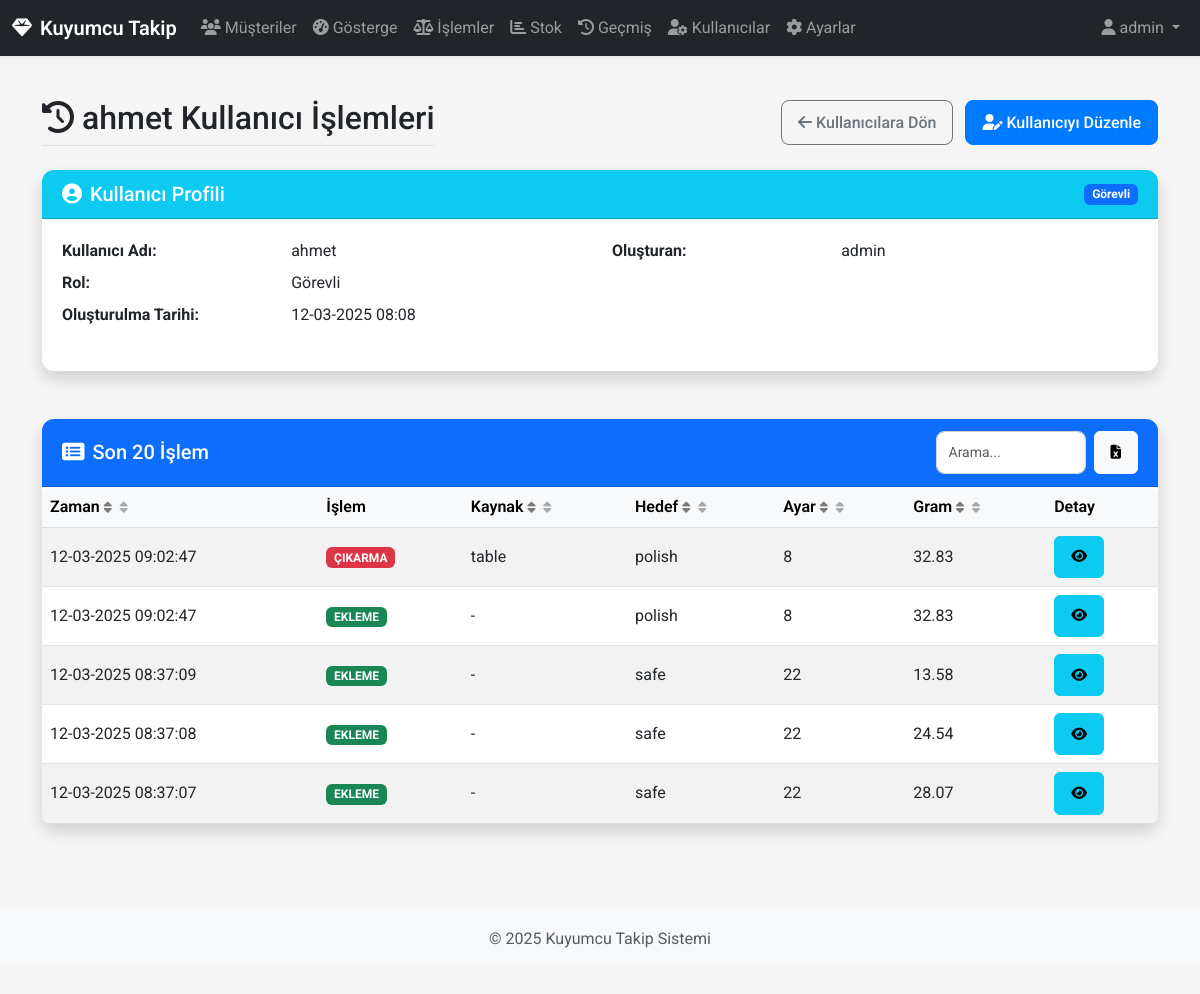
The page /users/2/operations (signed in) on the database its author committed.
### app/models/database.py (models this page shows, shortened)
class User(db.Model, UserMixin):
    __tablename__ = 'users'
    id = db.Column(db.Integer, primary_key=True)
    username = db.Column(db.String(64), unique=True, nullable=False)
    password_hash = db.Column(db.String(128), nullable=False)
    is_admin = db.Column(db.Boolean, default=False)
    role = db.Column(db.String(20), default='staff')
    created_by_id = db.Column(db.Integer, db.ForeignKey('users.id'))
    created_at = db.Column(db.DateTime, default=datetime.utcnow)
    created_by = db.relationship('User', remote_side=[id], backref=db.backref('created_users', lazy='dynamic'))
    def has_role(self, role):
        if self.is_admin:
            return True
        if role == 'manager' and self.role == 'manager':
            return True
        if role == 'staff' and (self.role == 'manager' or self.role == 'staff'):
            return True
        return False

class Operation(db.Model):
    __tablename__ = 'operations'
    id = db.Column(db.Integer, primary_key=True)
    timestamp = db.Column(db.DateTime, default=datetime.utcnow, nullable=False)
    operation_type = db.Column(db.String(20), nullable=False)
    user_id = db.Column(db.Integer, db.ForeignKey('users.id'))
    source_region_id = db.Column(db.Integer, db.ForeignKey('regions.id'))
    target_region_id = db.Column(db.Integer, db.ForeignKey('regions.id'))
    setting_id = db.Column(db.Integer, db.ForeignKey('settings.id'), nullable=False)
    gram = db.Column(db.Float, nullable=False)
    source_region = db.relationship('Region', foreign_keys=[source_region_id])
    target_region = db.relationship('Region', foreign_keys=[target_region_id])
    setting = db.relationship('Setting')
    user = db.relationship('User', backref=db.backref('operations', lazy='dynamic'))

class Region(db.Model):
    __tablename__ = 'regions'
    id = db.Column(db.Integer, primary_key=True)
    name = db.Column(db.String(20), unique=True, nullable=False)

class Setting(db.Model):
    __tablename__ = 'settings'
    id = db.Column(db.Integer, primary_key=True)
    name = db.Column(db.String(10), unique=True, nullable=False)
    purity_per_thousand = db.Column(db.Integer, nullable=False, default=916)  # Varsayılan değer 22 ayar için

### app/routes/views.py (the view)
@main_bp.route('/users/<int:user_id>/operations')
@login_required
def user_operations(user_id):
    user = User.query.get_or_404(user_id)
    if not current_user.has_role('manager') and current_user.id != user_id:
        flash('Bu sayfaya erişim yetkiniz yok!', 'danger')
        return redirect(url_for('main.dashboard'))
    operations = Operation.query.filter_by(user_id=user_id).order_by(Operation.timestamp.desc()).limit(20).all()
    return render_template('user_operations.html', user=user, operations=operations)

### app/routes/views.py (called while the page is built)
@login_manager.user_loader
def load_user(user_id):
    return User.query.get(int(user_id))

### app/templates/user_operations.html (shortened to what this page needs)
{% extends 'base.html' %}
{% block content %}
<div class="row mb-4">
    <div class="col">
        <div class="d-flex justify-content-between align-items-center flex-wrap">
            <h2 class="border-bottom pb-2 mb-0">
                <i class="fas fa-history me-2"></i>{{ user.username }} Kullanıcı İşlemleri
            </h2>
            <div class="mt-2 mt-md-0">
                <a href="{{ url_for('main.users') }}" class="btn btn-outline-secondary me-2">
                    <i class="fas fa-arrow-left me-1"></i><span class="d-none d-md-inline-block">Kullanıcılara Dön</span>
                </a>
                <a href="{{ url_for('main.user_edit', user_id=user.id) }}" class="btn btn-primary">
                    <i class="fas fa-user-edit me-1"></i><span class="d-none d-md-inline-block">Kullanıcıyı Düzenle</span>
                </a>
            </div>
        </div>
    </div>
</div>
<div class="row mb-4">
    <div class="col-12">
        <div class="card shadow">
            <div class="card-header bg-info text-white d-flex justify-content-between align-items-center">
                <h5 class="mb-0">
                    <i class="fas fa-user-circle me-2"></i>Kullanıcı Profili
                </h5>
                <span class="badge {% if user.is_admin %}bg-danger{% elif user.role == 'manager' %}bg-warning text-dark{% else %}bg-primary{% endif %}">
                    {% if user.is_admin %}Admin{% elif user.role == 'manager' %}Yönetici{% else %}Görevli{% endif %}
                </span>
            </div>
            <div class="card-body">
                <div class="row">
                    <div class="col-md-6">
                        <dl class="row">
                            <dt class="col-sm-5">Kullanıcı Adı:</dt>
                            <dd class="col-sm-7">{{ user.username }}</dd>
                            <dt class="col-sm-5">Rol:</dt>
                            <dd class="col-sm-7">
                                {% if user.is_admin %}Admin{% elif user.role == 'manager' %}Yönetici{% else %}Görevli{% endif %}
                            </dd>
                            <dt class="col-sm-5">Oluşturulma Tarihi:</dt>
                            <dd class="col-sm-7">{{ user.created_at.strftime('%d-%m-%Y %H:%M') }}</dd>
                        </dl>
                    </div>
                    <div class="col-md-6">
                        <dl class="row">
                            <dt class="col-sm-5">Oluşturan:</dt>
                            <dd class="col-sm-7">{{ user.created_by.username if user.created_by else '-' }}</dd>
                        </dl>
                    </div>
                </div>
            </div>
        </div>
    </div>
</div>
<div class="row">
    <div class="col-12">
        <div class="card shadow">
            <div class="card-header bg-primary text-white d-flex justify-content-between align-items-center">
                <h5 class="mb-0">
                    <i class="fas fa-list-alt me-2"></i>Son 20 İşlem
                </h5>
                <div class="d-flex align-items-center">
                    <input type="text" class="form-control form-control-sm me-2"
                           id="table-search"
                           placeholder="Arama..."
                           style="width: 150px;">
                    <button id="btn-export" class="btn btn-sm btn-light" title="Excel'e Aktar">
                        <i class="fas fa-file-excel"></i>
                    </button>
                </div>
            </div>
            <div class="card-body p-0">
                <div class="table-responsive">
                    <table class="table table-hover table-striped mb-0 table-sortable" id="operations-table">
                        <thead class="table-light">
                            <tr>
                                <th class="sortable" data-sort="date">Zaman <i class="fas fa-sort"></i></th>
                                <th>İşlem</th>
                                <th class="sortable" data-sort="source">Kaynak <i class="fas fa-sort"></i></th>
                                <th class="sortable" data-sort="target">Hedef <i class="fas fa-sort"></i></th>
                                <th class="sortable" data-sort="setting">Ayar <i class="fas fa-sort"></i></th>
                                <th class="sortable" data-sort="gram">Gram <i class="fas fa-sort"></i></th>
                                <th>Detay</th>
                            </tr>
                        </thead>
                        <tbody>
                            {% for operation in operations %}
                            <tr>
                                <td data-label="Zaman">{{ operation.timestamp.strftime('%d-%m-%Y %H:%M:%S') }}</td>
                                <td data-label="İşlem">
                                    <span class="badge {% if operation.operation_type == 'ADD' %}bg-success{% else %}bg-danger{% endif %}">
                                        {{ 'EKLEME' if operation.operation_type == 'ADD' else 'ÇIKARMA' }}
                                    </span>
                                </td>
                                <td data-label="Kaynak">{{ operation.source_region.name if operation.source_region else "-" }}</td>
                                <td data-label="Hedef">{{ operation.target_region.name if operation.target_region else "-" }}</td>
                                <td data-label="Ayar">{{ operation.setting.name }}</td>
                                <td data-label="Gram">{{ operation.gram }}</td>
                                <td data-label="Detay">
                                    <button class="btn btn-sm btn-info show-details"
                                            data-bs-toggle="modal"
                                            data-bs-target="#operationDetailModal"
                                            data-time="{{ operation.timestamp.strftime('%d-%m-%Y %H:%M:%S') }}"
                                            data-operation="{{ 'Ekleme' if operation.operation_type == 'ADD' else 'Çıkarma' }}"
                                            data-source="{{ operation.source_region.name if operation.source_region else '-' }}"
                                            data-target="{{ operation.target_region.name if operation.target_region else '-' }}"
                                            data-setting="{{ operation.setting.name }}"
                                            data-gram="{{ operation.gram }}">
                                        <i class="fas fa-eye"></i>
                                    </button>
                                </td>
                            </tr>
                            {% endfor %}
                        </tbody>
                    </table>
                </div>
            </div>
        </div>
    </div>
</div>
{% endblock %}

### app/templates/base.html (shortened to what this page needs)
<!DOCTYPE html>
<html lang="tr">
<head>
    <link href="https://cdn.jsdelivr.net/npm/bootstrap@5.3.0/dist/css/bootstrap.min.css" rel="stylesheet">
    <link rel="stylesheet" href="https://cdnjs.cloudflare.com/ajax/libs/font-awesome/6.4.0/css/all.min.css">
    <link rel="stylesheet" href="{{ url_for('static', filename='css/style.css') }}">
    <link rel="stylesheet" href="{{ url_for('static', filename='css/mobile.css') }}">
</head>
<body>
    {% if current_user.is_authenticated %}
    <nav class="navbar navbar-expand-lg navbar-dark bg-dark fixed-top">
        <div class="container-fluid">
            <a class="navbar-brand d-flex align-items-center" href="{{ url_for('main.dashboard') }}">
                <i class="fas fa-gem me-2"></i>Kuyumcu Takip
            </a>
            <div class="collapse navbar-collapse" id="navbarNav">
                <ul class="navbar-nav me-auto">
                    <li class="nav-item">
                        <a class="nav-link {% if request.endpoint == 'main.customers' %}active{% endif %}" href="{{ url_for('main.customers') }}">
                            <i class="fas fa-users nav-icon"></i>
                            <span class="nav-text">Müşteriler</span>
                        </a>
                    </li>
                    <li class="nav-item">
                        <a class="nav-link {% if request.endpoint == 'main.dashboard' %}active{% endif %}" href="{{ url_for('main.dashboard') }}">
                            <i class="fas fa-tachometer-alt nav-icon"></i>
                            <span class="nav-text">Gösterge</span>
                        </a>
                    </li>
                    <li class="nav-item">
                        <a class="nav-link {% if request.endpoint == 'main.operations' %}active{% endif %}" href="{{ url_for('main.operations') }}">
                            <i class="fas fa-balance-scale nav-icon"></i>
                            <span class="nav-text">İşlemler</span>
                        </a>
                    </li>
                    <li class="nav-item">
                        <a class="nav-link {% if request.endpoint == 'main.stock' %}active{% endif %}" href="{{ url_for('main.stock') }}">
                            <i class="fas fa-chart-bar nav-icon"></i>
                            <span class="nav-text">Stok</span>
                        </a>
                    </li>
                    <li class="nav-item">
                        <a class="nav-link {% if request.endpoint == 'main.history' %}active{% endif %}" href="{{ url_for('main.history') }}">
                            <i class="fas fa-history nav-icon"></i>
                            <span class="nav-text">Geçmiş</span>
                        </a>
                    </li>
                    {% if current_user.has_role('manager') %}
                    <li class="nav-item">
                        <a class="nav-link {% if request.endpoint == 'main.users' %}active{% endif %}" href="{{ url_for('main.users') }}">
                            <i class="fas fa-user-cog nav-icon"></i>
                            <span class="nav-text">Kullanıcılar</span>
                        </a>
                    </li>
                    {% endif %}
                    {% if current_user.is_admin %}
                    <li class="nav-item">
                        <a class="nav-link {% if request.endpoint == 'main.settings' %}active{% endif %}" href="{{ url_for('main.settings') }}">
                            <i class="fas fa-cog nav-icon"></i>
                            <span class="nav-text">Ayarlar</span>
                        </a>
                    </li>
                    {% endif %}
                </ul>
                <div class="navbar-nav d-flex align-items-center">
                    <div class="nav-item dropdown">
                        <a class="nav-link dropdown-toggle" href="#" id="navbarDropdown" role="button" data-bs-toggle="dropdown">
                            <i class="fas fa-user me-1"></i><span class="username-text">{{ current_user.username }}</span>
                        </a>
                    </div>
                </div>
            </div>
        </div>
    </nav>
    {% endif %}
    <div class="container main-container mt-4 mb-5">
        {% block content %}{% endblock %}
    </div>
    <footer class="footer py-3 bg-light">
        <div class="container text-center">
            <span class="text-muted">© 2025 Kuyumcu Takip Sistemi</span>
        </div>
    </footer>
</body>
</html>

### app/static/css/style.css (style rules this page uses)
:root { --primary-color: #007bff; --secondary-color: #6c757d; --success-color: #28a745; --danger-color: #dc3545; --warning-color: #ffc107; --info-color: #17a2b8; --light-color: #f8f9fa; --dark-color: #343a40; --transition-speed: 0.3s; }
body { font-family: 'Roboto', 'Segoe UI', Tahoma, Geneva, Verdana, sans-serif; min-height: 100vh; display: flex; flex-direction: column; background-color: #f5f5f5; padding-top: 60px; padding-bottom: 60px; }
.main-container { flex: 1 0 auto; padding-top: 15px; padding-bottom: 15px; }
.footer { margin-top: auto; flex-shrink: 0; }
.card { border-radius: 0.75rem; border: none; box-shadow: 0 0.125rem 0.25rem rgba(0, 0, 0, 0.075); margin-bottom: 1.5rem; transition: transform var(--transition-speed), box-shadow var(--transition-speed); }
.card-header { border-top-left-radius: 0.75rem !important; border-top-right-radius: 0.75rem !important; font-weight: 500; padding: 0.75rem 1.25rem; }
.card-body { padding: 1.25rem; }
.table th { font-weight: 600; background-color: #f8f9fa; white-space: nowrap; }
.table td { vertical-align: middle; }
.table-responsive { border-radius: 0.5rem; overflow: hidden; }
.navbar { box-shadow: 0 0.125rem 0.25rem rgba(0, 0, 0, 0.075); transition: all var(--transition-speed); }
.navbar-brand { font-weight: 600; font-size: 1.25rem; }
.nav-link { padding: 0.5rem 1rem; border-radius: 0.375rem; transition: all var(--transition-speed); }
.cursor-pointer { cursor: pointer; }
.sortable { cursor: pointer; user-select: none; }
th.sortable i { font-size: 0.8rem; opacity: 0.5; }
.form-control, .form-select { border-radius: 0.5rem; padding: 0.5rem 0.75rem; border: 1px solid #ced4da; transition: border-color var(--transition-speed), box-shadow var(--transition-speed); }
.btn { border-radius: 0.5rem; padding: 0.5rem 1rem; font-weight: 500; transition: all var(--transition-speed); }
.btn-primary { background-color: var(--primary-color); border-color: var(--primary-color); }
.btn-sm { border-radius: 0.375rem; padding: 0.25rem 0.5rem; }

### app/static/css/mobile.css (style rules this page uses)
@media (hover: none) { .btn { padding: 0.6rem 1rem; } }
@media (hover: none) { .form-control, .form-select { padding: 0.6rem 0.75rem; min-height: 42px; } }

### rows shown on the page
User: username "admin", created_by "admin"
User: username "ahmet", created_at "12-03-2025 08:08"
Operation: timestamp "12-03-2025 09:02:47", operation_type "ÇIKARMA", source_region "table", target_region "polish", setting.name "8", gram "32.83"
Operation: timestamp "12-03-2025 09:02:47", operation_type "EKLEME", source_region "-", target_region "polish", setting.name "8", gram "32.83"
Operation: timestamp "12-03-2025 08:37:09", operation_type "EKLEME", source_region "-", target_region "safe", setting.name "22", gram "13.58"
Operation: timestamp "12-03-2025 08:37:08", operation_type "EKLEME", source_region "-", target_region "safe", setting.name "22", gram "24.54"
Operation: timestamp "12-03-2025 08:37:07", operation_type "EKLEME", source_region "-", target_region "safe", setting.name "22", gram "28.07"
